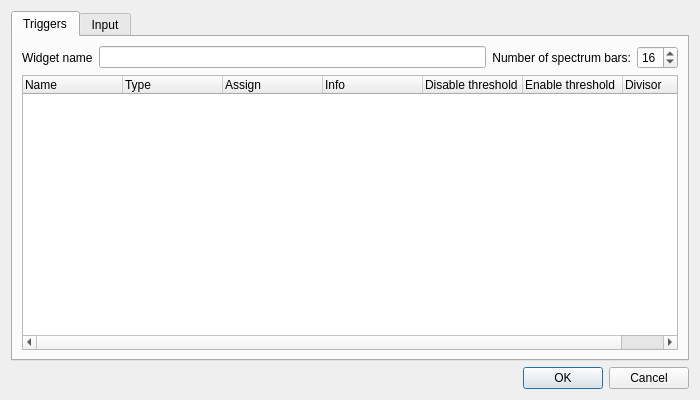
<?xml version="1.0" encoding="UTF-8"?>
<ui version="4.0">
 <class>AudioTriggersConfiguration</class>
 <widget class="QDialog" name="AudioTriggersConfiguration">
  <property name="geometry">
   <rect>
    <x>0</x>
    <y>0</y>
    <width>700</width>
    <height>400</height>
   </rect>
  </property>
  <property name="windowTitle">
   <string>Audio Triggers Configuration</string>
  </property>
  <layout class="QVBoxLayout" name="verticalLayout_2">
   <item>
    <widget class="QTabWidget" name="tabWidget">
     <property name="currentIndex">
      <number>0</number>
     </property>
     <widget class="QWidget" name="tab">
      <attribute name="title">
       <string>Triggers</string>
      </attribute>
      <layout class="QVBoxLayout" name="verticalLayout">
       <item>
        <layout class="QGridLayout" name="gridLayout">
         <item row="0" column="0">
          <widget class="QLabel" name="label_2">
           <property name="text">
            <string>Widget name</string>
           </property>
          </widget>
         </item>
         <item row="1" column="0" colspan="4">
          <widget class="QTreeWidget" name="m_tree">
           <column>
            <property name="text">
             <string>Name</string>
            </property>
           </column>
           <column>
            <property name="text">
             <string>Type</string>
            </property>
           </column>
           <column>
            <property name="text">
             <string>Assign</string>
            </property>
           </column>
           <column>
            <property name="text">
             <string>Info</string>
            </property>
           </column>
           <column>
            <property name="text">
             <string>Disable threshold</string>
            </property>
           </column>
           <column>
            <property name="text">
             <string>Enable threshold</string>
            </property>
           </column>
           <column>
            <property name="text">
             <string>Divisor</string>
            </property>
           </column>
          </widget>
         </item>
         <item row="0" column="3">
          <widget class="QSpinBox" name="m_barsNumSpin">
           <property name="sizePolicy">
            <sizepolicy hsizetype="Fixed" vsizetype="Fixed">
             <horstretch>0</horstretch>
             <verstretch>0</verstretch>
            </sizepolicy>
           </property>
           <property name="minimum">
            <number>5</number>
           </property>
           <property name="maximum">
            <number>32</number>
           </property>
           <property name="value">
            <number>16</number>
           </property>
          </widget>
         </item>
         <item row="0" column="2">
          <widget class="QLabel" name="label">
           <property name="text">
            <string>Number of spectrum bars:</string>
           </property>
           <property name="alignment">
            <set>Qt::AlignRight|Qt::AlignTrailing|Qt::AlignVCenter</set>
           </property>
          </widget>
         </item>
         <item row="0" column="1">
          <widget class="QLineEdit" name="m_nameEdit"/>
         </item>
        </layout>
       </item>
      </layout>
     </widget>
     <widget class="QWidget" name="tab_2">
      <attribute name="title">
       <string>Input</string>
      </attribute>
      <layout class="QGridLayout" name="gridLayout_2">
       <item row="0" column="0">
        <widget class="QGroupBox" name="groupBox_3">
         <property name="title">
          <string>External Input</string>
         </property>
         <layout class="QGridLayout" name="gridLayoutExternalInput">
          <item row="0" column="0">
           <widget class="QLabel" name="label_4">
            <property name="text">
             <string>Input Universe</string>
            </property>
           </widget>
          </item>
          <item row="1" column="0">
           <widget class="QLabel" name="label_5">
            <property name="text">
             <string>Input Channel</string>
            </property>
           </widget>
          </item>
          <item row="2" column="1">
           <widget class="QPushButton" name="m_autoDetectInputButton">
            <property name="toolTip">
             <string>When toggled, you can click an external button to assign it to this widget.</string>
            </property>
            <property name="text">
             <string>Auto Detect</string>
            </property>
            <property name="checkable">
             <bool>true</bool>
            </property>
            <property name="checked">
             <bool>false</bool>
            </property>
            <property name="flat">
             <bool>false</bool>
            </property>
           </widget>
          </item>
          <item row="1" column="1" colspan="3">
           <widget class="QLineEdit" name="m_inputChannelEdit">
            <property name="toolTip">
             <string>The particular input channel within the input universe that sends data to this widget</string>
            </property>
            <property name="readOnly">
             <bool>true</bool>
            </property>
           </widget>
          </item>
          <item row="0" column="1" colspan="3">
           <widget class="QLineEdit" name="m_inputUniverseEdit">
            <property name="toolTip">
             <string>The input universe that sends data to this widget</string>
            </property>
            <property name="readOnly">
             <bool>true</bool>
            </property>
           </widget>
          </item>
          <item row="2" column="3">
           <widget class="QPushButton" name="m_chooseInputButton">
            <property name="sizePolicy">
             <sizepolicy hsizetype="Maximum" vsizetype="Fixed">
              <horstretch>0</horstretch>
              <verstretch>0</verstretch>
             </sizepolicy>
            </property>
            <property name="toolTip">
             <string>Choose an external input universe &amp; channel that this widget should listen to.</string>
            </property>
            <property name="text">
             <string>Choose...</string>
            </property>
           </widget>
          </item>
          <item row="2" column="0">
           <spacer name="horizontalSpacer">
            <property name="orientation">
             <enum>Qt::Horizontal</enum>
            </property>
            <property name="sizeHint" stdset="0">
             <size>
              <width>40</width>
              <height>20</height>
             </size>
            </property>
           </spacer>
          </item>
         </layout>
        </widget>
       </item>
       <item row="0" column="1">
        <widget class="QGroupBox" name="groupBox_2">
         <property name="title">
          <string>Key combination</string>
         </property>
         <layout class="QHBoxLayout" name="horizontalLayout">
          <property name="leftMargin">
           <number>3</number>
          </property>
          <property name="topMargin">
           <number>9</number>
          </property>
          <property name="rightMargin">
           <number>3</number>
          </property>
          <item>
           <widget class="QLineEdit" name="m_keyEdit">
            <property name="toolTip">
             <string>Keyboard combination that toggles this widget</string>
            </property>
            <property name="readOnly">
             <bool>true</bool>
            </property>
           </widget>
          </item>
          <item>
           <widget class="QToolButton" name="m_attachKey">
            <property name="toolTip">
             <string>Set a key combination for this widget</string>
            </property>
            <property name="text">
             <string notr="true">...</string>
            </property>
            <property name="icon">
             <iconset resource="qlcui.qrc">
              <normaloff>:/key_bindings.png</normaloff>:/key_bindings.png</iconset>
            </property>
            <property name="iconSize">
             <size>
              <width>32</width>
              <height>32</height>
             </size>
            </property>
           </widget>
          </item>
          <item>
           <widget class="QToolButton" name="m_detachKey">
            <property name="toolTip">
             <string>Remove the widget's keyboard shortcut key</string>
            </property>
            <property name="text">
             <string notr="true">...</string>
            </property>
            <property name="icon">
             <iconset resource="qlcui.qrc">
              <normaloff>:/fileclose.png</normaloff>:/fileclose.png</iconset>
            </property>
            <property name="iconSize">
             <size>
              <width>32</width>
              <height>32</height>
             </size>
            </property>
           </widget>
          </item>
         </layout>
        </widget>
       </item>
       <item row="1" column="0">
        <spacer name="verticalSpacer">
         <property name="orientation">
          <enum>Qt::Vertical</enum>
         </property>
         <property name="sizeHint" stdset="0">
          <size>
           <width>20</width>
           <height>40</height>
          </size>
         </property>
        </spacer>
       </item>
      </layout>
     </widget>
    </widget>
   </item>
   <item>
    <widget class="QDialogButtonBox" name="buttonBox">
     <property name="orientation">
      <enum>Qt::Horizontal</enum>
     </property>
     <property name="standardButtons">
      <set>QDialogButtonBox::Cancel|QDialogButtonBox::Ok</set>
     </property>
    </widget>
   </item>
  </layout>
 </widget>
 <resources>
  <include location="qlcui.qrc"/>
  <include location="qlcui.qrc"/>
 </resources>
 <connections>
  <connection>
   <sender>buttonBox</sender>
   <signal>accepted()</signal>
   <receiver>AudioTriggersConfiguration</receiver>
   <slot>accept()</slot>
   <hints>
    <hint type="sourcelabel">
     <x>248</x>
     <y>254</y>
    </hint>
    <hint type="destinationlabel">
     <x>157</x>
     <y>274</y>
    </hint>
   </hints>
  </connection>
  <connection>
   <sender>buttonBox</sender>
   <signal>rejected()</signal>
   <receiver>AudioTriggersConfiguration</receiver>
   <slot>reject()</slot>
   <hints>
    <hint type="sourcelabel">
     <x>316</x>
     <y>260</y>
    </hint>
    <hint type="destinationlabel">
     <x>286</x>
     <y>274</y>
    </hint>
   </hints>
  </connection>
 </connections>
</ui>
